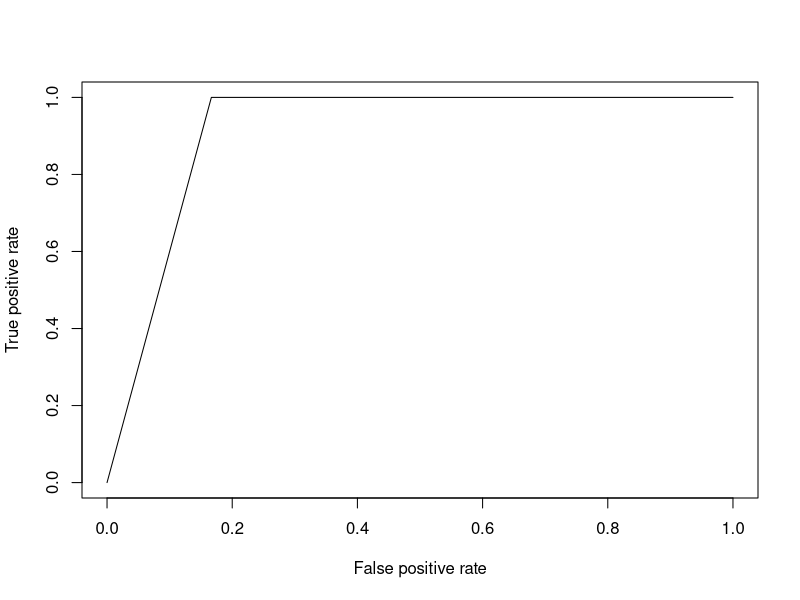
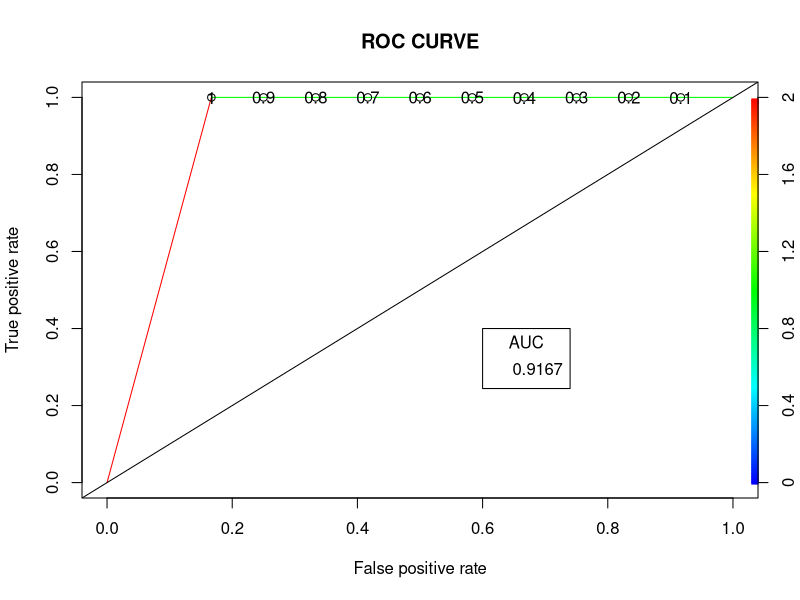

Here is the R script that generated these plots, in order:
# Installing the package
install.packages("dplyr")
# For Logistic regression
install.packages("caTools") 
# For ROC curve to evaluate model
install.packages("ROCR") 

# Loading package
library(dplyr)
# Loading package
library(caTools)
library(ROCR)

# Summary of dataset in package
summary(mtcars)
# Splitting dataset
split <- sample.split(mtcars, SplitRatio = 0.8)
split
 
train_reg <- subset(mtcars, split == "TRUE")
test_reg <- subset(mtcars, split == "FALSE")
 
# Training model
logistic_model <- glm(vs ~ wt + disp,
                    data = train_reg,
                    family = "binomial")
logistic_model
 
# Summary
summary(logistic_model)

predict_reg <- predict(logistic_model,
                       test_reg, type = "response")
predict_reg
  
# Changing probabilities
predict_reg <- ifelse(predict_reg >0.5, 1, 0)
 
# Evaluating model accuracy
# using confusion matrix
table(test_reg$vs, predict_reg)
 
missing_classerr <- mean(predict_reg != test_reg$vs)
print(paste('Accuracy =', 1 - missing_classerr))
 
# ROC-AUC Curve
ROCPred <- prediction(predict_reg, test_reg$vs)
ROCPer <- performance(ROCPred, measure = "tpr",
                      x.measure = "fpr")
 
auc <- performance(ROCPred, measure = "auc")
auc <- auc@y.values[[1]]
auc
 
# Plotting curve
plot(ROCPer)
plot(ROCPer, colorize = TRUE,
     print.cutoffs.at = seq(0.1, by = 0.1),
     main = "ROC CURVE")
abline(a = 0, b = 1)
 
auc <- round(auc, 4)
legend(.6, .4, auc, title = "AUC", cex = 1)
